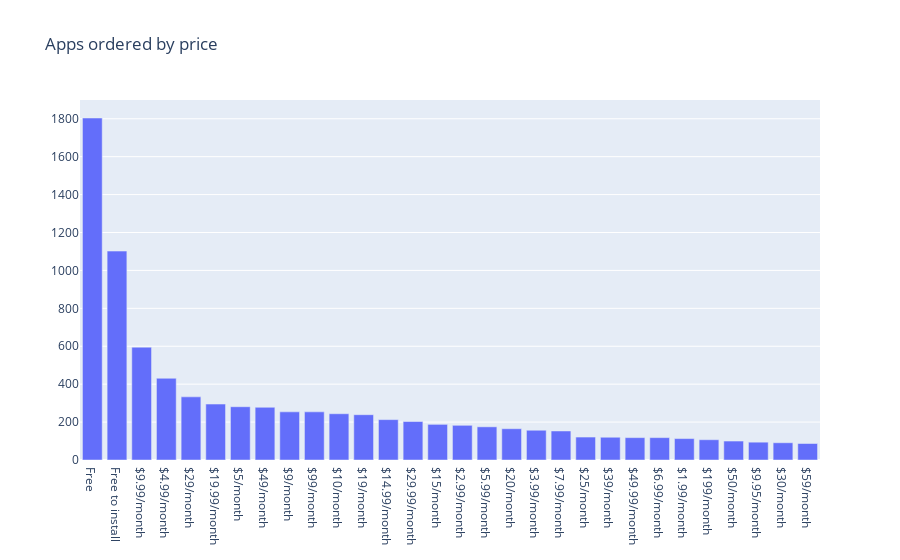
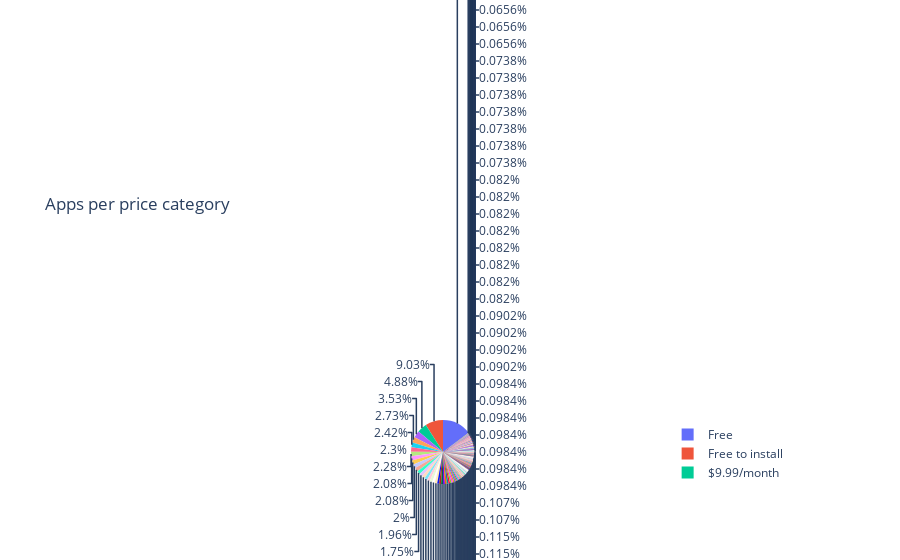

Notebook source saved alongside these figures, in order:
### Code cell
apps_per_price = pricing_plans\
    .groupby(['price']) \
    .size() \
    .reset_index(name='apps_count') \
    .sort_values('apps_count', ascending=False)

limit = 30
plotly.offline.iplot({
    'data': [go.Bar(
        name='price',
        x=apps_per_price.head(limit)['price'],
        y=apps_per_price.head(limit)['apps_count']
    )],
    'layout': go.Layout(title='Apps ordered by price', margin=go.layout.Margin(b=100))
})
plotly.offline.iplot({
    'data': [go.Pie(labels=apps_per_price['price'], values=apps_per_price['apps_count'])],
    'layout': go.Layout(title='Apps per price category')
})

### Figure 1 — Plotly figure (JSON) as saved in the notebook; plotly's stock layout.template omitted (floating-point values rounded to 4 significant figures)
{"data": [{"name": "price", "type": "bar", "x": ["Free", "Free to install", "$9.99/month", "$4.99/month", "$29/month", "$19.99/month", "$5/month", "$49/month", "$9/month", "$99/month", "$10/month", "$19/month", "$14.99/month", "$29.99/month", "$15/month", "$2.99/month", "$5.99/month", "$20/month", "$3.99/month", "$7.99/month", "$25/month", "$39/month", "$49.99/month", "$6.99/month", "$1.99/month", "$199/month", "$50/month", "$9.95/month", "$30/month", "$59/month"], "y": [1804, 1102, 595, 431, 333, 295, 281, 278, 254, 254, 244, 239, 213, 203, 188, 183, 175, 165, 157, 153, 121, 120, 118, 118, 113, 107, 100, 94, 91, 87]}], "layout": {"autosize": true, "margin": {"b": 100}, "title": {"text": "Apps ordered by price"}, "xaxis": {"autorange": true, "range": [-0.5, 29.5], "type": "category"}, "yaxis": {"autorange": true, "range": [0, 1899.0], "type": "linear"}}}

### Figure 2 — Plotly figure (JSON) as saved in the notebook; plotly's stock layout.template omitted (floating-point values rounded to 4 significant figures; data arrays with more than 128 entries replaced by an {"elided": "..."} marker saying what was removed)
{"data": [{"labels": {"elided": "632 str values"}, "type": "pie", "values": {"elided": "632 int values"}}], "layout": {"autosize": true, "title": {"text": "Apps per price category"}}}
